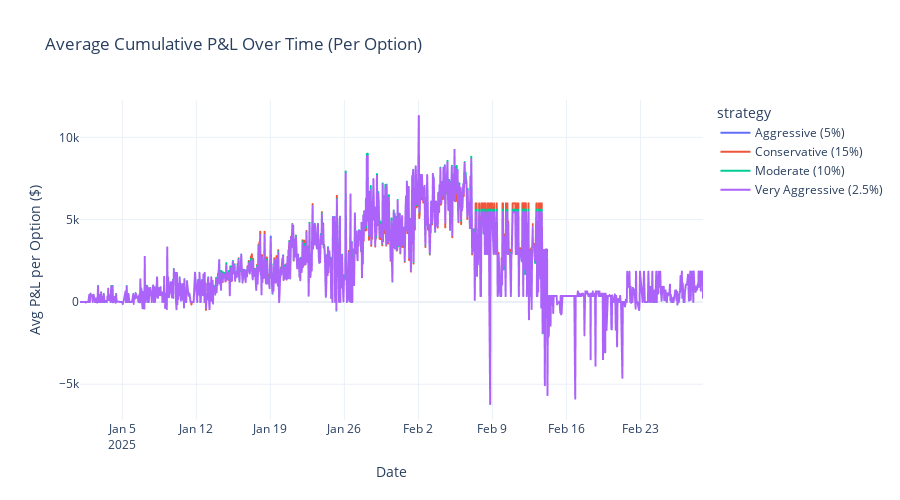
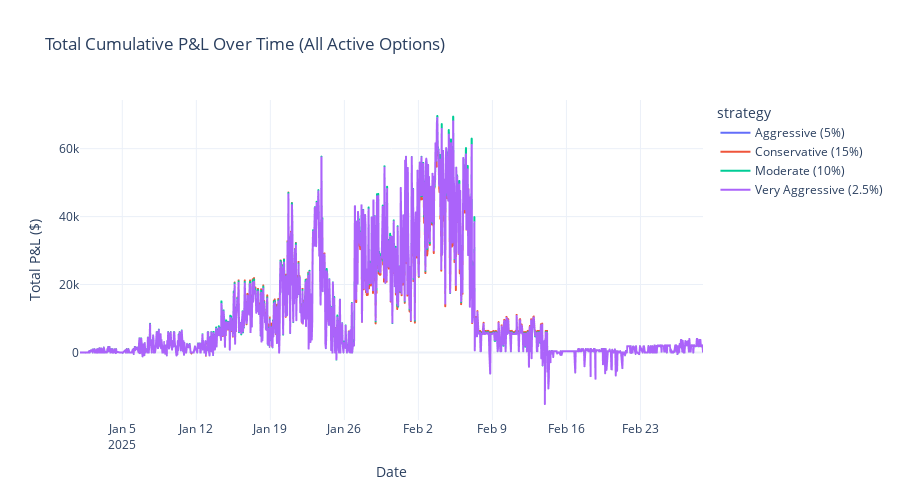
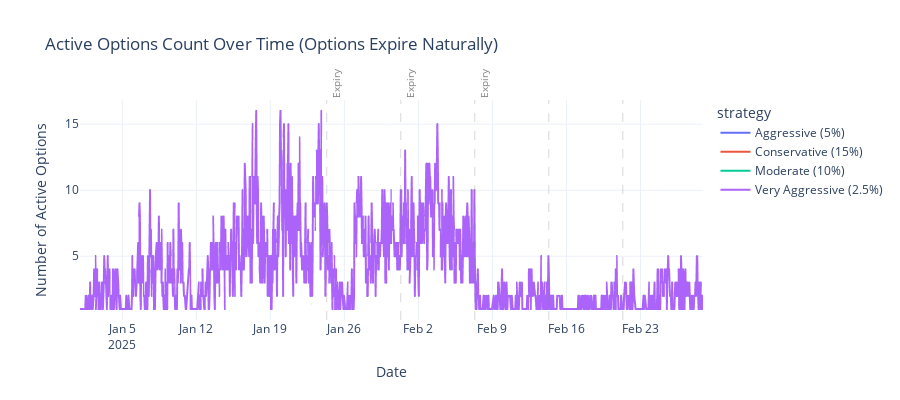

Notebook source saved alongside these figures, in order:
### Code cell
# Build P&L over time from raw results (cumulative level aggregation)
import pandas as pd
import plotly.express as px
import plotly.graph_objects as go

# Normalize raw_results into a list of (strategy, result) pairs
pairs = []
if isinstance(raw_results_map, dict):
    for strat, res_list in raw_results_map.items():
        for res in (res_list or []):
            pairs.append((strat, res))
elif isinstance(raw_results_map, list):
    for res in raw_results_map:
        strat = getattr(res, 'strategy_name', None) or getattr(res, 'strategy', None) or 'Strategy'
        pairs.append((strat, res))
else:
    pairs = []

# Aggregate P&L histories
rows = []
option_metadata = []
for strat, res in pairs:
    if res is None or getattr(res, 'pnl_history', None) is None:
        continue
    ts_df = res.pnl_history
    if ts_df is None or ts_df.empty or 'timestamp' not in ts_df.columns or 'total_pnl' not in ts_df.columns:
        continue
    ts = ts_df[['timestamp', 'total_pnl']].copy()
    ts['strategy'] = strat
    ts['symbol'] = getattr(res, 'option_symbol', None)
    rows.append(ts)
    
    # Track option lifecycle metadata
    option_metadata.append({
        'strategy': strat,
        'symbol': getattr(res, 'option_symbol', None),
        'strike': getattr(res, 'strike', None),
        'expiry': getattr(res, 'expiry', None),
        'start_time': ts_df['timestamp'].min(),
        'end_time': ts_df['timestamp'].max(),
        'final_pnl': getattr(res, 'total_pnl', None)
    })

if not rows:
    print('No raw pnl histories available to aggregate.')
else:
    ts_raw = pd.concat(rows, ignore_index=True)
    metadata_df = pd.DataFrame(option_metadata)
    
    # Group by strategy and timestamp, taking the mean of already-cumulative total_pnl values
    # (total_pnl in pnl_history is already cumulative for each option)
    ts_agg = (
        ts_raw.groupby(['strategy', 'timestamp'])
              .agg(avg_cumulative_pnl=('total_pnl', 'mean'),  # Average of cumulative P&Ls
                   sum_cumulative_pnl=('total_pnl', 'sum'),   # Sum of cumulative P&Ls
                   active_options=('total_pnl', 'count'))
              .reset_index()
              .sort_values(['strategy', 'timestamp'])
    )

    # Create the visualization with the correct cumulative values
    fig = px.line(ts_agg, x='timestamp', y='avg_cumulative_pnl', color='strategy',
                  title='Average Cumulative P&L Over Time (Per Option)',
                  labels={'avg_cumulative_pnl': 'Avg P&L per Option ($)', 'timestamp': 'Date'})
    fig.update_layout(height=500)
    fig.show()
    
    # Also show total cumulative P&L across all options
    fig_total = px.line(ts_agg, x='timestamp', y='sum_cumulative_pnl', color='strategy',
                        title='Total Cumulative P&L Over Time (All Active Options)',
                        labels={'sum_cumulative_pnl': 'Total P&L ($)', 'timestamp': 'Date'})
    fig_total.update_layout(height=500)
    fig_total.show()

    # Enhanced active options visualization
    fig_active = px.line(ts_agg, x='timestamp', y='active_options', color='strategy',
                         title='Active Options Count Over Time (Options Expire Naturally)',
                         labels={'active_options': 'Number of Active Options', 'timestamp': 'Date'})
    
    # Add vertical lines for expiry dates using shapes instead of add_vline
    if not metadata_df.empty:
        # Get the time range of the plot
        min_time = ts_agg['timestamp'].min()
        max_time = ts_agg['timestamp'].max()
        
        # Get unique expiry dates
        metadata_df['expiry'] = pd.to_datetime(metadata_df['expiry'])
        expiry_dates = metadata_df['expiry'].dropna().unique()
        
        # Filter expiries to only those within the timeframe
        expiry_dates_in_range = [exp for exp in expiry_dates if min_time <= exp <= max_time]
        
        # Add vertical lines as shapes
        shapes = []
        annotations = []
        for i, expiry in enumerate(sorted(expiry_dates_in_range)):
            shapes.append(dict(
                type='line',
                x0=expiry, x1=expiry,
                y0=0, y1=1,
                yref='paper',
                line=dict(color='gray', width=1, dash='dash'),
                opacity=0.3
            ))
            # Add annotation for first few expiries only
            if i < 3:
                annotations.append(dict(
                    x=expiry,
                    y=1,
                    yref='paper',
                    text='Expiry',
                    showarrow=False,
                    textangle=-90,
                    xanchor='left',
                    yanchor='bottom',
                    font=dict(size=10, color='gray')
                ))
        
        fig_active.update_layout(shapes=shapes, annotations=annotations)
    
    fig_active.update_layout(height=400, showlegend=True)
    fig_active.show()
    
    # Print lifecycle analysis
    print("\n📊 Option Lifecycle Analysis:")
    print("=" * 50)
    print(f"Total options traded: {len(metadata_df['symbol'].unique())}")
    print(f"Options expiring during simulation: Expected behavior")
    print("\nNote: The decreasing option count is EXPECTED as options naturally")
    print("expire throughout the simulation period. In production, you would")
    print("continuously roll to new options as old ones approach expiry.")
    
    # Show expiry schedule (only those within the simulation timeframe)
    if not metadata_df.empty:
        min_time = ts_agg['timestamp'].min()
        max_time = ts_agg['timestamp'].max()
        
        expiry_schedule = metadata_df.groupby('expiry').size().reset_index(name='count')
        expiry_schedule = expiry_schedule.sort_values('expiry')
        # Filter to show only expiries within the simulation timeframe
        expiry_schedule = expiry_schedule[(expiry_schedule['expiry'] >= min_time) & 
                                          (expiry_schedule['expiry'] <= max_time)]
        
        print("\n📅 Option Expiry Schedule (within simulation period):")
        for _, row in expiry_schedule.head(10).iterrows():
            if pd.notna(row['expiry']):
                print(f"  {pd.Timestamp(row['expiry']).date()}: {row['count']} options expire")
    
    # Print final P&L values
    print("\n📊 Final P&L Values (at last timestamp with data):")
    print("=" * 50)
    final_values = ts_agg.groupby('strategy').last()
    for strategy in final_values.index:
        row = final_values.loc[strategy]
        print(f"{strategy}:")
        print(f"  Average P&L per option: ${row['avg_cumulative_pnl']:,.2f}")
        print(f"  Total P&L: ${row['sum_cumulative_pnl']:,.2f}")
        print(f"  Active options: {int(row['active_options'])}")

### Figure 1 — Plotly figure (JSON) as saved in the notebook; plotly's stock layout.template omitted (floating-point values rounded to 4 significant figures; data arrays with more than 128 entries replaced by an {"elided": "..."} marker saying what was removed)
{"data": [{"hovertemplate": "strategy=Aggressive (5%)<br>Date=%{x}<br>Avg P&L per Option ($)=%{y}<extra></extra>", "legendgroup": "Aggressive (5%)", "line": {"color": "#636efa", "dash": "solid"}, "marker": {"symbol": "circle"}, "mode": "lines", "name": "Aggressive (5%)", "showlegend": true, "type": "scattergl", "x": {"elided": "1249 str values"}, "xaxis": "x", "y": {"elided": "1249 float values"}, "yaxis": "y"}, {"hovertemplate": "strategy=Conservative (15%)<br>Date=%{x}<br>Avg P&L per Option ($)=%{y}<extra></extra>", "legendgroup": "Conservative (15%)", "line": {"color": "#EF553B", "dash": "solid"}, "marker": {"symbol": "circle"}, "mode": "lines", "name": "Conservative (15%)", "showlegend": true, "type": "scattergl", "x": {"elided": "1249 str values"}, "xaxis": "x", "y": {"elided": "1249 float values"}, "yaxis": "y"}, {"hovertemplate": "strategy=Moderate (10%)<br>Date=%{x}<br>Avg P&L per Option ($)=%{y}<extra></extra>", "legendgroup": "Moderate (10%)", "line": {"color": "#00cc96", "dash": "solid"}, "marker": {"symbol": "circle"}, "mode": "lines", "name": "Moderate (10%)", "showlegend": true, "type": "scattergl", "x": {"elided": "1249 str values"}, "xaxis": "x", "y": {"elided": "1249 float values"}, "yaxis": "y"}, {"hovertemplate": "strategy=Very Aggressive (2.5%)<br>Date=%{x}<br>Avg P&L per Option ($)=%{y}<extra></extra>", "legendgroup": "Very Aggressive (2.5%)", "line": {"color": "#ab63fa", "dash": "solid"}, "marker": {"symbol": "circle"}, "mode": "lines", "name": "Very Aggressive (2.5%)", "showlegend": true, "type": "scattergl", "x": {"elided": "1249 str values"}, "xaxis": "x", "y": {"elided": "1249 float values"}, "yaxis": "y"}], "layout": {"height": 500, "legend": {"title": {"text": "strategy"}, "tracegroupgap": 0}, "title": {"text": "Average Cumulative P&L Over Time (Per Option)"}, "xaxis": {"anchor": "y", "domain": [0, 1], "title": {"text": "Date"}}, "yaxis": {"anchor": "x", "domain": [0, 1], "title": {"text": "Avg P&L per Option ($)"}}}}

### Figure 2 — Plotly figure (JSON) as saved in the notebook; plotly's stock layout.template omitted (floating-point values rounded to 4 significant figures; data arrays with more than 128 entries replaced by an {"elided": "..."} marker saying what was removed)
{"data": [{"hovertemplate": "strategy=Aggressive (5%)<br>Date=%{x}<br>Total P&L ($)=%{y}<extra></extra>", "legendgroup": "Aggressive (5%)", "line": {"color": "#636efa", "dash": "solid"}, "marker": {"symbol": "circle"}, "mode": "lines", "name": "Aggressive (5%)", "showlegend": true, "type": "scattergl", "x": {"elided": "1249 str values"}, "xaxis": "x", "y": {"elided": "1249 float values"}, "yaxis": "y"}, {"hovertemplate": "strategy=Conservative (15%)<br>Date=%{x}<br>Total P&L ($)=%{y}<extra></extra>", "legendgroup": "Conservative (15%)", "line": {"color": "#EF553B", "dash": "solid"}, "marker": {"symbol": "circle"}, "mode": "lines", "name": "Conservative (15%)", "showlegend": true, "type": "scattergl", "x": {"elided": "1249 str values"}, "xaxis": "x", "y": {"elided": "1249 float values"}, "yaxis": "y"}, {"hovertemplate": "strategy=Moderate (10%)<br>Date=%{x}<br>Total P&L ($)=%{y}<extra></extra>", "legendgroup": "Moderate (10%)", "line": {"color": "#00cc96", "dash": "solid"}, "marker": {"symbol": "circle"}, "mode": "lines", "name": "Moderate (10%)", "showlegend": true, "type": "scattergl", "x": {"elided": "1249 str values"}, "xaxis": "x", "y": {"elided": "1249 float values"}, "yaxis": "y"}, {"hovertemplate": "strategy=Very Aggressive (2.5%)<br>Date=%{x}<br>Total P&L ($)=%{y}<extra></extra>", "legendgroup": "Very Aggressive (2.5%)", "line": {"color": "#ab63fa", "dash": "solid"}, "marker": {"symbol": "circle"}, "mode": "lines", "name": "Very Aggressive (2.5%)", "showlegend": true, "type": "scattergl", "x": {"elided": "1249 str values"}, "xaxis": "x", "y": {"elided": "1249 float values"}, "yaxis": "y"}], "layout": {"height": 500, "legend": {"title": {"text": "strategy"}, "tracegroupgap": 0}, "title": {"text": "Total Cumulative P&L Over Time (All Active Options)"}, "xaxis": {"anchor": "y", "domain": [0, 1], "title": {"text": "Date"}}, "yaxis": {"anchor": "x", "domain": [0, 1], "title": {"text": "Total P&L ($)"}}}}

### Figure 3 — Plotly figure (JSON) as saved in the notebook; plotly's stock layout.template omitted (floating-point values rounded to 4 significant figures; data arrays with more than 128 entries replaced by an {"elided": "..."} marker saying what was removed)
{"data": [{"hovertemplate": "strategy=Aggressive (5%)<br>Date=%{x}<br>Number of Active Options=%{y}<extra></extra>", "legendgroup": "Aggressive (5%)", "line": {"color": "#636efa", "dash": "solid"}, "marker": {"symbol": "circle"}, "mode": "lines", "name": "Aggressive (5%)", "showlegend": true, "type": "scattergl", "x": {"elided": "1249 str values"}, "xaxis": "x", "y": {"elided": "1249 int values"}, "yaxis": "y"}, {"hovertemplate": "strategy=Conservative (15%)<br>Date=%{x}<br>Number of Active Options=%{y}<extra></extra>", "legendgroup": "Conservative (15%)", "line": {"color": "#EF553B", "dash": "solid"}, "marker": {"symbol": "circle"}, "mode": "lines", "name": "Conservative (15%)", "showlegend": true, "type": "scattergl", "x": {"elided": "1249 str values"}, "xaxis": "x", "y": {"elided": "1249 int values"}, "yaxis": "y"}, {"hovertemplate": "strategy=Moderate (10%)<br>Date=%{x}<br>Number of Active Options=%{y}<extra></extra>", "legendgroup": "Moderate (10%)", "line": {"color": "#00cc96", "dash": "solid"}, "marker": {"symbol": "circle"}, "mode": "lines", "name": "Moderate (10%)", "showlegend": true, "type": "scattergl", "x": {"elided": "1249 str values"}, "xaxis": "x", "y": {"elided": "1249 int values"}, "yaxis": "y"}, {"hovertemplate": "strategy=Very Aggressive (2.5%)<br>Date=%{x}<br>Number of Active Options=%{y}<extra></extra>", "legendgroup": "Very Aggressive (2.5%)", "line": {"color": "#ab63fa", "dash": "solid"}, "marker": {"symbol": "circle"}, "mode": "lines", "name": "Very Aggressive (2.5%)", "showlegend": true, "type": "scattergl", "x": {"elided": "1249 str values"}, "xaxis": "x", "y": {"elided": "1249 int values"}, "yaxis": "y"}], "layout": {"annotations": [{"font": {"color": "gray", "size": 10}, "showarrow": false, "text": "Expiry", "textangle": -90, "x": "2025-01-24T08:00:00", "xanchor": "left", "y": 1, "yanchor": "bottom", "yref": "paper"}, {"font": {"color": "gray", "size": 10}, "showarrow": false, "text": "Expiry", "textangle": -90, "x": "2025-01-31T08:00:00", "xanchor": "left", "y": 1, "yanchor": "bottom", "yref": "paper"}, {"font": {"color": "gray", "size": 10}, "showarrow": false, "text": "Expiry", "textangle": -90, "x": "2025-02-07T08:00:00", "xanchor": "left", "y": 1, "yanchor": "bottom", "yref": "paper"}], "height": 400, "legend": {"title": {"text": "strategy"}, "tracegroupgap": 0}, "shapes": [{"line": {"color": "gray", "dash": "dash", "width": 1}, "opacity": 0.3, "type": "line", "x0": "2025-01-24T08:00:00", "x1": "2025-01-24T08:00:00", "y0": 0, "y1": 1, "yref": "paper"}, {"line": {"color": "gray", "dash": "dash", "width": 1}, "opacity": 0.3, "type": "line", "x0": "2025-01-31T08:00:00", "x1": "2025-01-31T08:00:00", "y0": 0, "y1": 1, "yref": "paper"}, {"line": {"color": "gray", "dash": "dash", "width": 1}, "opacity": 0.3, "type": "line", "x0": "2025-02-07T08:00:00", "x1": "2025-02-07T08:00:00", "y0": 0, "y1": 1, "yref": "paper"}, {"line": {"color": "gray", "dash": "dash", "width": 1}, "opacity": 0.3, "type": "line", "x0": "2025-02-14T08:00:00", "x1": "2025-02-14T08:00:00", "y0": 0, "y1": 1, "yref": "paper"}, {"line": {"color": "gray", "dash": "dash", "width": 1}, "opacity": 0.3, "type": "line", "x0": "2025-02-21T08:00:00", "x1": "2025-02-21T08:00:00", "y0": 0, "y1": 1, "yref": "paper"}], "showlegend": true, "title": {"text": "Active Options Count Over Time (Options Expire Naturally)"}, "xaxis": {"anchor": "y", "domain": [0, 1], "title": {"text": "Date"}}, "yaxis": {"anchor": "x", "domain": [0, 1], "title": {"text": "Number of Active Options"}}}}
